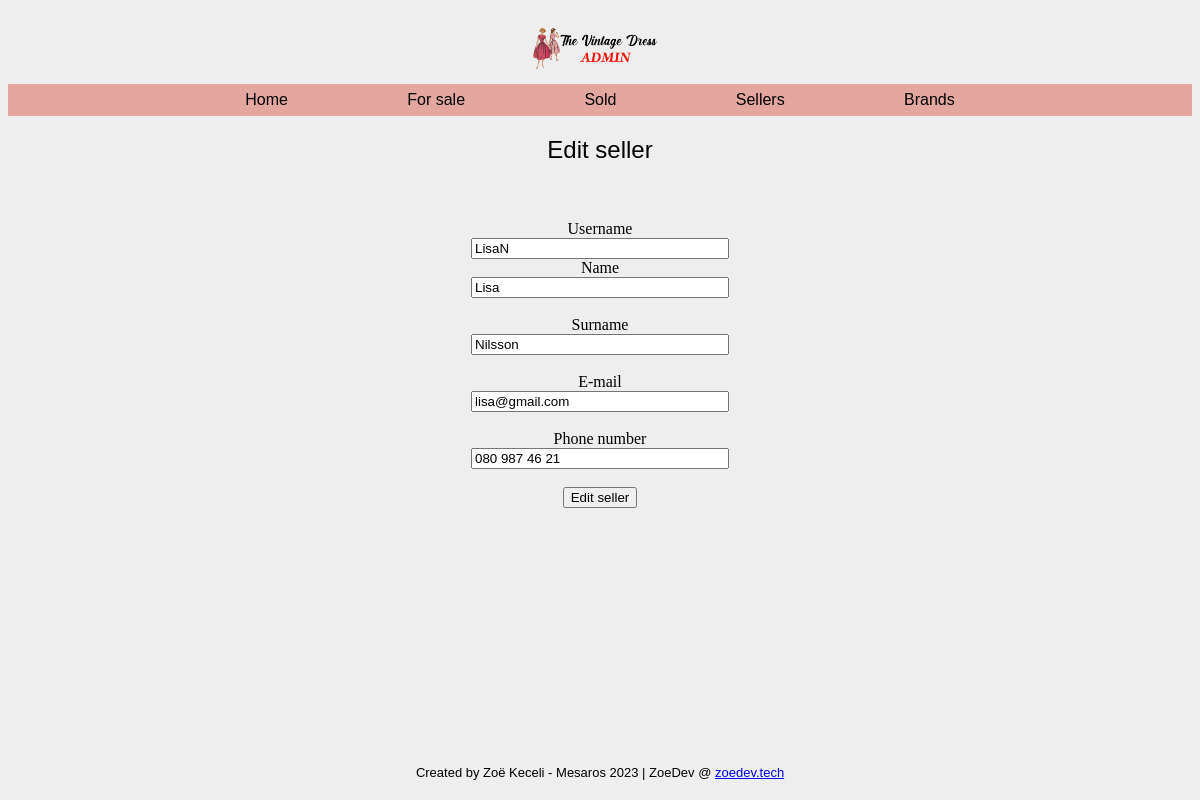
/seller-edit.php?id=2, run on the app's committed database.
### tables this page shows
CREATE TABLE `sellers` (
  `id` int(11) NOT NULL,
  `username` varchar(32) NOT NULL,
  `first_name` varchar(32) NOT NULL,
  `last_name` varchar(32) NOT NULL,
  `email` varchar(32) NOT NULL,
  `phone` varchar(15) NOT NULL
);

### seller-edit.php (called while the page is built)
<?php
require 'controller/seller-controller.php';
require 'classes/view/seller-view.php';
require 'classes/model/seller-model.php';
$pdo = require 'partials/connect.php';
$sellerModel = new SellerModel($pdo);
$sellerView = new SellerView();
$sellerController = new SellerController($sellerModel, $sellerView);
include 'partials/header.php';
include 'partials/nav.php';
$sellerController->edit();
include 'partials/footer.php';

### classes/model/db.php (called while the page is built, shortened)
<?php
class DB
{
    public function __construct(PDO $pdo)
    {
        $this->pdo = $pdo;
    }
}

### classes/model/seller-model.php (called while the page is built, shortened)
<?php
require_once 'db.php';
class SellerModel extends DB
{
    protected $table = "sellers";
    public function getSeller(int $id)
    {
        $sql = "SELECT * FROM {$this->table} WHERE id= ?";
        $statement = $this->pdo->prepare($sql);
        $statement->execute([$id]);
        return $statement->fetchAll();
    }
}

### classes/view/seller-view.php (the view, shortened to what this page needs)
<?php
class SellerView
{
    public function renderEditSellerForm($seller)
    {
        echo "<h2>Edit seller</h2>";
        echo "<form class='centerForm' action='form-handlers/seller-edit-form-handler.php' method='post'>";
        echo "<br>";
        echo "<input type='hidden' value='{$seller[0]['id']}' name='id'><br>";
        echo "<label for='{$seller[0]['username']}'>Username<br></label><input type='text' value='{$seller[0]['username']}' name='username' ><br>";
        echo "<label for='{$seller[0]['first_name']}'>Name<br></label><input type='text' value='{$seller[0]['first_name']}' name='first_name'><br><br>";
        echo "<label for='{$seller[0]['last_name']}'>Surname<br></label><input type='text' value='{$seller[0]['last_name']}' name='last_name'><br><br>";
        echo "<label for='{$seller[0]['email']}'>E-mail<br></label><input type='text' value='{$seller[0]['email']}' name='email'><br><br>";
        echo "<label for='{$seller[0]['phone']}'>Phone number<br></label><input type='text' value='{$seller[0]['phone']}' name='phone'><br><br>";
        echo "<button type='submit'>Edit seller</button>";
        echo "</form>";
    }
}

### style/style.css (style rules this page uses)
body { text-align: center; background: #eee url("https://i.imgur.com/eeQeRmk.png"); background-size: 1.2%; background-repeat: repeat; }
h2 { font-family: "Gill Sans", "Gill Sans MT", Calibri, "Trebuchet MS", sans-serif; font-weight: lighter; }
input { width: 250px; }

### data on the page
sellers: username "LisaN", first_name "Lisa", last_name "Nilsson", email "lisa@gmail.com", phone "080 987 46 21"
